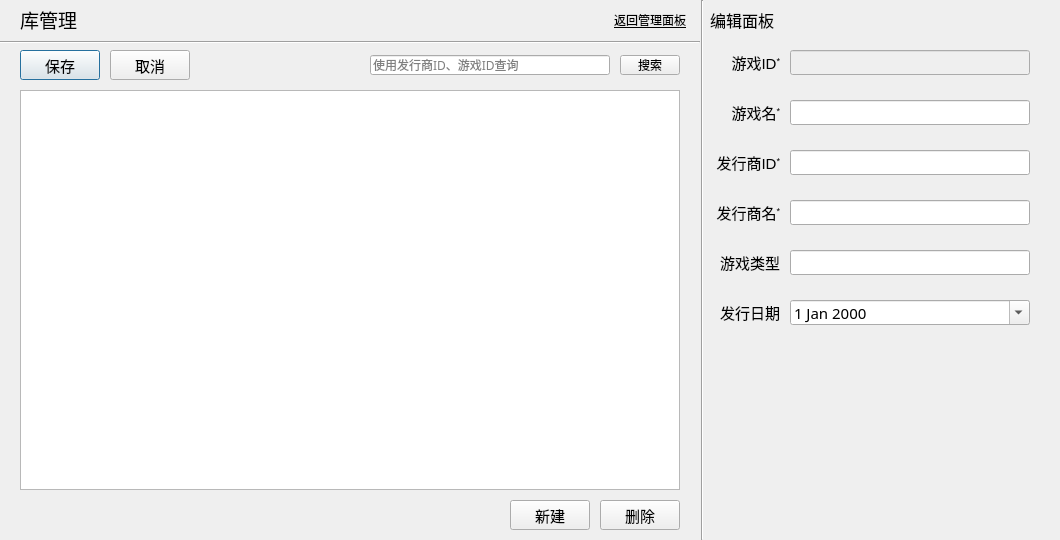
<?xml version="1.0" encoding="UTF-8"?>
<ui version="4.0">
 <class>repomanageWindow</class>
 <widget class="QWidget" name="repomanageWindow">
  <property name="geometry">
   <rect>
    <x>0</x>
    <y>0</y>
    <width>1060</width>
    <height>540</height>
   </rect>
  </property>
  <property name="minimumSize">
   <size>
    <width>1060</width>
    <height>540</height>
   </size>
  </property>
  <property name="maximumSize">
   <size>
    <width>1060</width>
    <height>540</height>
   </size>
  </property>
  <property name="font">
   <font>
    <family>Microsoft YaHei UI</family>
   </font>
  </property>
  <property name="windowTitle">
   <string>游戏库管理</string>
  </property>
  <widget class="Line" name="line">
   <property name="geometry">
    <rect>
     <x>0</x>
     <y>40</y>
     <width>700</width>
     <height>5</height>
    </rect>
   </property>
   <property name="orientation">
    <enum>Qt::Horizontal</enum>
   </property>
  </widget>
  <widget class="QLabel" name="title">
   <property name="geometry">
    <rect>
     <x>20</x>
     <y>0</y>
     <width>200</width>
     <height>40</height>
    </rect>
   </property>
   <property name="font">
    <font>
     <family>Microsoft YaHei UI</family>
     <pointsize>14</pointsize>
    </font>
   </property>
   <property name="text">
    <string>&lt;html&gt;&lt;head/&gt;&lt;body&gt;&lt;p&gt;库管理&lt;/p&gt;&lt;/body&gt;&lt;/html&gt;</string>
   </property>
  </widget>
  <widget class="QPushButton" name="searchButton">
   <property name="geometry">
    <rect>
     <x>620</x>
     <y>55</y>
     <width>60</width>
     <height>20</height>
    </rect>
   </property>
   <property name="font">
    <font>
     <family>Microsoft YaHei UI</family>
     <pointsize>9</pointsize>
    </font>
   </property>
   <property name="text">
    <string>搜索</string>
   </property>
  </widget>
  <widget class="QLabel" name="pubnamelabel">
   <property name="geometry">
    <rect>
     <x>710</x>
     <y>200</y>
     <width>70</width>
     <height>25</height>
    </rect>
   </property>
   <property name="font">
    <font>
     <family>Microsoft YaHei UI</family>
     <pointsize>11</pointsize>
    </font>
   </property>
   <property name="text">
    <string>&lt;html&gt;&lt;head/&gt;&lt;body&gt;&lt;p align=&quot;right&quot;&gt;发行商名&lt;span style=&quot; vertical-align:super;&quot;&gt;*&lt;/span&gt;&lt;/p&gt;&lt;/body&gt;&lt;/html&gt;</string>
   </property>
  </widget>
  <widget class="QLabel" name="gameIDlabel">
   <property name="geometry">
    <rect>
     <x>720</x>
     <y>50</y>
     <width>60</width>
     <height>25</height>
    </rect>
   </property>
   <property name="font">
    <font>
     <family>Microsoft YaHei UI</family>
     <pointsize>11</pointsize>
    </font>
   </property>
   <property name="text">
    <string>&lt;html&gt;&lt;head/&gt;&lt;body&gt;&lt;p align=&quot;right&quot;&gt;游戏ID&lt;span style=&quot; vertical-align:super;&quot;&gt;*&lt;/span&gt;&lt;/p&gt;&lt;/body&gt;&lt;/html&gt;</string>
   </property>
  </widget>
  <widget class="QLabel" name="title_2">
   <property name="geometry">
    <rect>
     <x>710</x>
     <y>0</y>
     <width>200</width>
     <height>40</height>
    </rect>
   </property>
   <property name="font">
    <font>
     <family>Microsoft YaHei UI</family>
     <pointsize>12</pointsize>
    </font>
   </property>
   <property name="text">
    <string>&lt;html&gt;&lt;head/&gt;&lt;body&gt;&lt;p&gt;&lt;span style=&quot; font-size:12pt;&quot;&gt;编辑面板&lt;/span&gt;&lt;/p&gt;&lt;/body&gt;&lt;/html&gt;</string>
   </property>
  </widget>
  <widget class="QLabel" name="gamenamelabel">
   <property name="geometry">
    <rect>
     <x>720</x>
     <y>100</y>
     <width>60</width>
     <height>25</height>
    </rect>
   </property>
   <property name="font">
    <font>
     <family>Microsoft YaHei UI</family>
     <pointsize>11</pointsize>
    </font>
   </property>
   <property name="text">
    <string>&lt;html&gt;&lt;head/&gt;&lt;body&gt;&lt;p align=&quot;right&quot;&gt;游戏名&lt;span style=&quot; vertical-align:super;&quot;&gt;*&lt;/span&gt;&lt;/p&gt;&lt;/body&gt;&lt;/html&gt;</string>
   </property>
  </widget>
  <widget class="QLineEdit" name="searchlineEdit">
   <property name="geometry">
    <rect>
     <x>370</x>
     <y>55</y>
     <width>240</width>
     <height>20</height>
    </rect>
   </property>
   <property name="font">
    <font>
     <family>Microsoft YaHei</family>
     <pointsize>9</pointsize>
    </font>
   </property>
   <property name="locale">
    <locale language="English" country="UnitedStates"/>
   </property>
   <property name="placeholderText">
    <string>使用发行商ID、游戏ID查询</string>
   </property>
  </widget>
  <widget class="QPushButton" name="deleteButton">
   <property name="enabled">
    <bool>true</bool>
   </property>
   <property name="geometry">
    <rect>
     <x>600</x>
     <y>500</y>
     <width>80</width>
     <height>30</height>
    </rect>
   </property>
   <property name="font">
    <font>
     <family>Microsoft YaHei UI</family>
     <pointsize>11</pointsize>
    </font>
   </property>
   <property name="text">
    <string>删除</string>
   </property>
  </widget>
  <widget class="QPushButton" name="returnButton">
   <property name="geometry">
    <rect>
     <x>610</x>
     <y>10</y>
     <width>80</width>
     <height>20</height>
    </rect>
   </property>
   <property name="font">
    <font>
     <family>Microsoft YaHei UI Light</family>
     <pointsize>9</pointsize>
     <underline>true</underline>
    </font>
   </property>
   <property name="text">
    <string>返回管理面板</string>
   </property>
   <property name="flat">
    <bool>true</bool>
   </property>
  </widget>
  <widget class="QLineEdit" name="pubnamelineEdit">
   <property name="geometry">
    <rect>
     <x>790</x>
     <y>200</y>
     <width>240</width>
     <height>25</height>
    </rect>
   </property>
   <property name="font">
    <font>
     <family>Microsoft YaHei</family>
     <pointsize>11</pointsize>
    </font>
   </property>
   <property name="readOnly">
    <bool>true</bool>
   </property>
  </widget>
  <widget class="QLineEdit" name="gamenamelineEdit">
   <property name="geometry">
    <rect>
     <x>790</x>
     <y>100</y>
     <width>240</width>
     <height>25</height>
    </rect>
   </property>
   <property name="font">
    <font>
     <family>Microsoft YaHei</family>
     <pointsize>11</pointsize>
    </font>
   </property>
   <property name="text">
    <string/>
   </property>
  </widget>
  <widget class="QPushButton" name="addButton">
   <property name="enabled">
    <bool>true</bool>
   </property>
   <property name="geometry">
    <rect>
     <x>510</x>
     <y>500</y>
     <width>80</width>
     <height>30</height>
    </rect>
   </property>
   <property name="font">
    <font>
     <family>Microsoft YaHei UI</family>
     <pointsize>11</pointsize>
    </font>
   </property>
   <property name="text">
    <string>新建</string>
   </property>
  </widget>
  <widget class="QTableView" name="tableView">
   <property name="geometry">
    <rect>
     <x>20</x>
     <y>90</y>
     <width>660</width>
     <height>400</height>
    </rect>
   </property>
   <property name="font">
    <font>
     <family>Microsoft YaHei</family>
     <pointsize>11</pointsize>
    </font>
   </property>
  </widget>
  <widget class="QLineEdit" name="gametypelineEdit">
   <property name="geometry">
    <rect>
     <x>790</x>
     <y>250</y>
     <width>240</width>
     <height>25</height>
    </rect>
   </property>
   <property name="font">
    <font>
     <family>Microsoft YaHei</family>
     <pointsize>11</pointsize>
    </font>
   </property>
  </widget>
  <widget class="QLineEdit" name="gameIDlineEdit">
   <property name="enabled">
    <bool>false</bool>
   </property>
   <property name="geometry">
    <rect>
     <x>790</x>
     <y>50</y>
     <width>240</width>
     <height>25</height>
    </rect>
   </property>
   <property name="font">
    <font>
     <family>Microsoft YaHei</family>
     <pointsize>11</pointsize>
    </font>
   </property>
   <property name="locale">
    <locale language="English" country="UnitedStates"/>
   </property>
   <property name="readOnly">
    <bool>true</bool>
   </property>
  </widget>
  <widget class="QLabel" name="gametypelabel">
   <property name="geometry">
    <rect>
     <x>710</x>
     <y>250</y>
     <width>70</width>
     <height>25</height>
    </rect>
   </property>
   <property name="font">
    <font>
     <family>Microsoft YaHei UI</family>
     <pointsize>11</pointsize>
    </font>
   </property>
   <property name="text">
    <string>&lt;html&gt;&lt;head/&gt;&lt;body&gt;&lt;p align=&quot;right&quot;&gt;游戏类型&lt;/p&gt;&lt;/body&gt;&lt;/html&gt;</string>
   </property>
  </widget>
  <widget class="Line" name="line_2">
   <property name="geometry">
    <rect>
     <x>700</x>
     <y>0</y>
     <width>5</width>
     <height>540</height>
    </rect>
   </property>
   <property name="orientation">
    <enum>Qt::Vertical</enum>
   </property>
  </widget>
  <widget class="QLabel" name="pubdatelabel">
   <property name="geometry">
    <rect>
     <x>710</x>
     <y>300</y>
     <width>70</width>
     <height>25</height>
    </rect>
   </property>
   <property name="font">
    <font>
     <family>Microsoft YaHei UI</family>
     <pointsize>11</pointsize>
    </font>
   </property>
   <property name="text">
    <string>&lt;html&gt;&lt;head/&gt;&lt;body&gt;&lt;p align=&quot;right&quot;&gt;发行日期&lt;/p&gt;&lt;/body&gt;&lt;/html&gt;</string>
   </property>
  </widget>
  <widget class="QPushButton" name="submitButton">
   <property name="geometry">
    <rect>
     <x>20</x>
     <y>50</y>
     <width>80</width>
     <height>30</height>
    </rect>
   </property>
   <property name="font">
    <font>
     <family>Microsoft YaHei UI</family>
     <pointsize>11</pointsize>
    </font>
   </property>
   <property name="text">
    <string>保存</string>
   </property>
   <property name="default">
    <bool>true</bool>
   </property>
  </widget>
  <widget class="QPushButton" name="revertButton">
   <property name="geometry">
    <rect>
     <x>110</x>
     <y>50</y>
     <width>80</width>
     <height>30</height>
    </rect>
   </property>
   <property name="font">
    <font>
     <family>Microsoft YaHei UI</family>
     <pointsize>11</pointsize>
    </font>
   </property>
   <property name="text">
    <string>取消</string>
   </property>
  </widget>
  <widget class="QLabel" name="pubIDlabel">
   <property name="geometry">
    <rect>
     <x>710</x>
     <y>150</y>
     <width>70</width>
     <height>25</height>
    </rect>
   </property>
   <property name="font">
    <font>
     <family>Microsoft YaHei UI</family>
     <pointsize>11</pointsize>
    </font>
   </property>
   <property name="text">
    <string>&lt;html&gt;&lt;head/&gt;&lt;body&gt;&lt;p align=&quot;right&quot;&gt;发行商ID&lt;span style=&quot; vertical-align:super;&quot;&gt;*&lt;/span&gt;&lt;/p&gt;&lt;/body&gt;&lt;/html&gt;</string>
   </property>
  </widget>
  <widget class="QLineEdit" name="pubIDlineEdit">
   <property name="geometry">
    <rect>
     <x>790</x>
     <y>150</y>
     <width>240</width>
     <height>25</height>
    </rect>
   </property>
   <property name="font">
    <font>
     <family>Microsoft YaHei</family>
     <pointsize>11</pointsize>
    </font>
   </property>
   <property name="locale">
    <locale language="English" country="UnitedStates"/>
   </property>
  </widget>
  <widget class="QDateEdit" name="dateEdit">
   <property name="geometry">
    <rect>
     <x>790</x>
     <y>300</y>
     <width>240</width>
     <height>25</height>
    </rect>
   </property>
   <property name="font">
    <font>
     <family>Microsoft YaHei</family>
     <pointsize>11</pointsize>
    </font>
   </property>
   <property name="calendarPopup">
    <bool>true</bool>
   </property>
  </widget>
  <widget class="QPushButton" name="helpButton">
   <property name="geometry">
    <rect>
     <x>1040</x>
     <y>520</y>
     <width>20</width>
     <height>20</height>
    </rect>
   </property>
   <property name="font">
    <font>
     <family>Microsoft YaHei UI</family>
     <pointsize>10</pointsize>
    </font>
   </property>
   <property name="icon">
    <iconset>
     <normaloff>help-20.png</normaloff>help-20.png</iconset>
   </property>
   <property name="iconSize">
    <size>
     <width>20</width>
     <height>20</height>
    </size>
   </property>
   <property name="flat">
    <bool>true</bool>
   </property>
  </widget>
 </widget>
 <layoutdefault spacing="6" margin="11"/>
 <tabstops>
  <tabstop>gameIDlineEdit</tabstop>
  <tabstop>gamenamelineEdit</tabstop>
  <tabstop>pubIDlineEdit</tabstop>
  <tabstop>pubnamelineEdit</tabstop>
  <tabstop>gametypelineEdit</tabstop>
  <tabstop>dateEdit</tabstop>
  <tabstop>submitButton</tabstop>
  <tabstop>revertButton</tabstop>
  <tabstop>searchlineEdit</tabstop>
  <tabstop>searchButton</tabstop>
  <tabstop>addButton</tabstop>
  <tabstop>deleteButton</tabstop>
  <tabstop>tableView</tabstop>
  <tabstop>returnButton</tabstop>
 </tabstops>
 <resources/>
 <connections/>
</ui>
